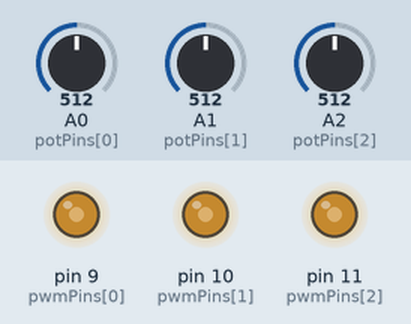
The sketch below on a simulated Arduino Uno, built with avr-gcc and run on an emulated ATmega328P. Parts: output pins drawn as LEDs (lit = HIGH). The test bench sets the inputs (shaded band); at power-on: A0 (potPins[0]) = 512, A1 (potPins[1]) = 512, A2 (potPins[2]) = 512.

Above: at 1.2 s.
1.3 s: A0 (potPins[0]) set to 716
At 2.3 s:
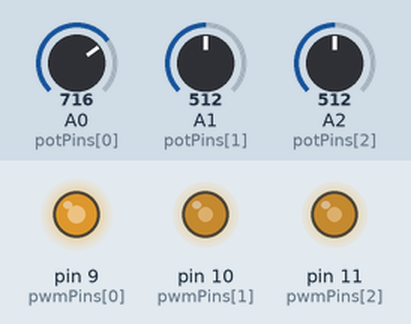
2.8 s: A1 (potPins[1]) set to 716
At 3.4 s:
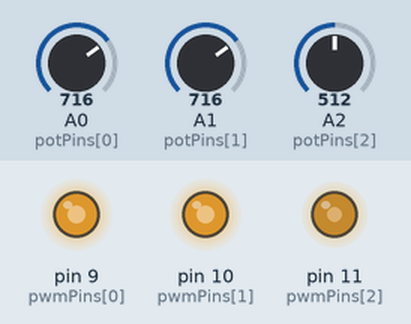
4.3 s: A2 (potPins[2]) set to 716
At 5.5 s:
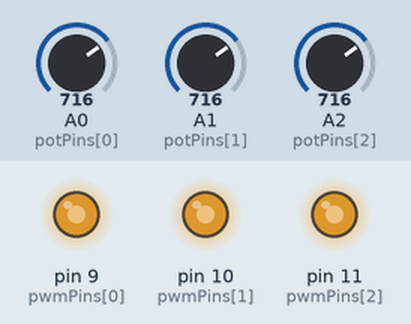
5.8 s: A0 (potPins[0]) set to 900
At 6.9 s:
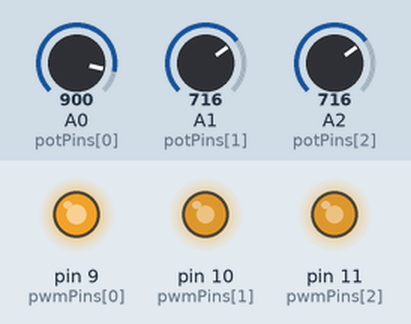
7.3 s: A1 (potPins[1]) set to 900
At 8.0 s:
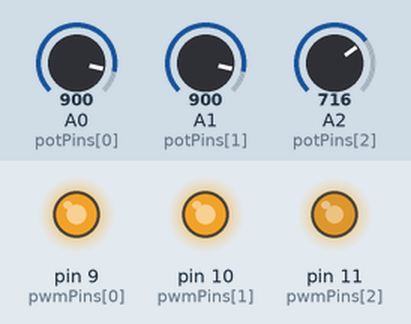
8.8 s: A2 (potPins[2]) set to 900
At 9.2 s:
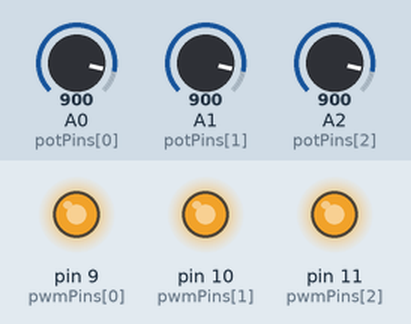
Timing chart, 0 to 11.3 s (numbered marks = the images above; inputs shaded):
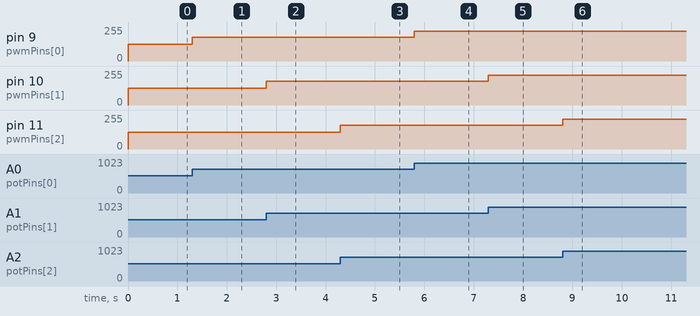

The sketch:

basicAnalogArray.ino
```cpp
const int potPins[] = {A0, A1, A2};
const int pwmPins[] = {9, 10, 11};

int potValues[] = {0, 0, 0};
int pwmValues[] = {0, 0, 0};


void setup() {

}

void loop() {
  for (int i = 0; i < (sizeof(potPins)/sizeof(int)); i++){
    potValues[i] = analogRead(potPins[i]);

    pwmValues[i] = map(potValues[i], 0, 1023, 0, 255);

    analogWrite(pwmPins[i], pwmValues[i]);
  }


}
```

Measured:
- after the input at 1.3 s, pin 9 (pwmPins[0]): 127/255 → 178/255 at once
- after the input at 2.8 s, pin 10 (pwmPins[1]): 127/255 → 178/255 at once
- after the input at 4.3 s, pin 11 (pwmPins[2]): 127/255 → 178/255 at once
- after the input at 5.8 s, pin 9 (pwmPins[0]): 178/255 → 224/255 at once
- after the input at 7.3 s, pin 10 (pwmPins[1]): 178/255 → 224/255 at once
- after the input at 8.8 s, pin 11 (pwmPins[2]): 178/255 → 224/255 at once
